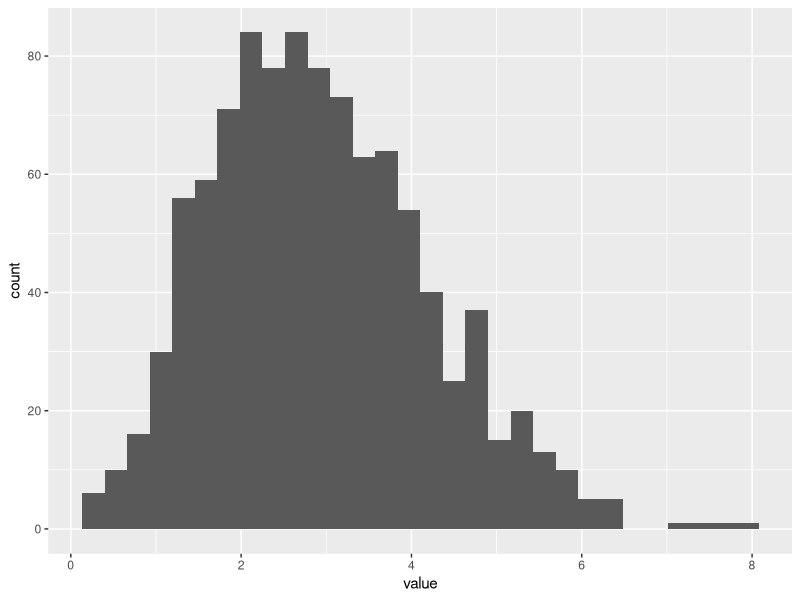
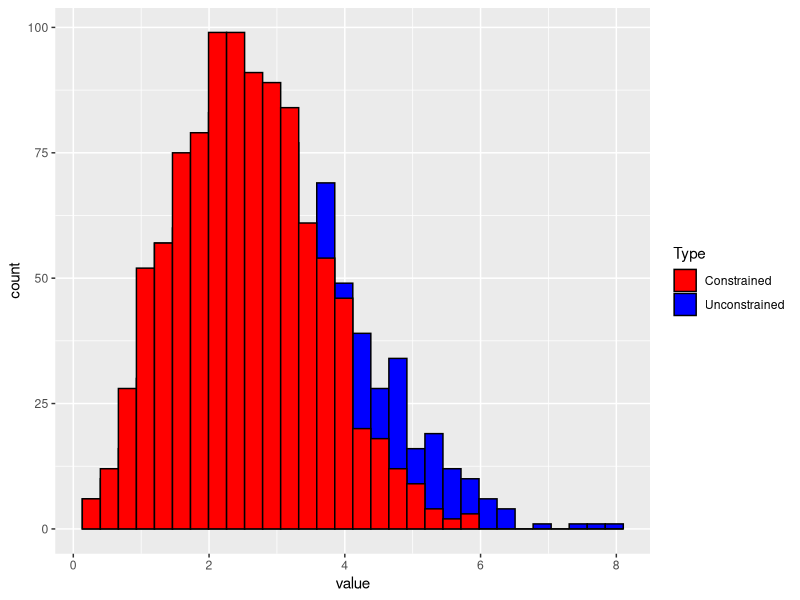

Recreate these plots in R, in order.
## ---- chunk 1
distcalc = function(n){
theta = runif(n, 0, 2*pi)
phi = runif(n, 0, 2*pi)
    
x = cos(theta)*sin(phi)
y = sin(theta)*sin(phi)
z = cos(phi)

x_fin = sum(x)
y_fin = sum(y)
z_fin = sum(z)

dist = sqrt(x_fin^2 + y_fin^2 + z_fin^2)
return(dist)
  
}

distcalc(10)



## ---- chunk 2
library(ggplot2)

results = data.frame(value = replicate(1000, distcalc(10)))

ggplot(results, aes(x = value)) + geom_histogram(bins = 30)

## ---- chunk 3
constrained = function(n){
  

  
  x_vec = c(0)
  y_vec = c(0)
  z_vec = c(0)
  
  tx = 0
  ty = 0
  tz = 0
    
  ox = 0
  oy = 0
  oz = 0
  
  for (i in 1:n){
  dist = 0
  while (dist<0.765){
    
    theta = runif(1, 0, 2*pi)
    phi = runif(1, 0, 2*pi)

    
    x = cos(theta)*sin(phi)
    y = sin(theta)*sin(phi)
    z = cos(phi)
    
    dist = sqrt((x-tx)^2 + (y-ty)^2 + (z-tz)^2)
  }
    
  x_vec = c(x_vec,x)
  y_vec = c(y_vec,y)
  z_vec = c(z_vec,z)
  
  tx = ox
  ty = oy
  tz = oz
  
  ox = x
  ty = y
  tz = z
  
  }    
dist_total = sqrt(sum(x_vec)^2 + sum(y_vec)^2 + sum(z_vec)^2)
return(dist_total)

}

constrained(10)
## ---- chunk 4
results_constrained = data.frame(value = replicate(1000,constrained(10)))

ggplot() +
  geom_histogram(data = results, aes(x = value, fill = "Unconstrained"),bins = 30,color = "black",) +
  geom_histogram(data = results_constrained,aes(x = value, fill = "Constrained"),bins = 30,color = "black",) +
  scale_fill_manual(name = "Type",values = c("Unconstrained" = "blue","Constrained"   = "red" )
  )



